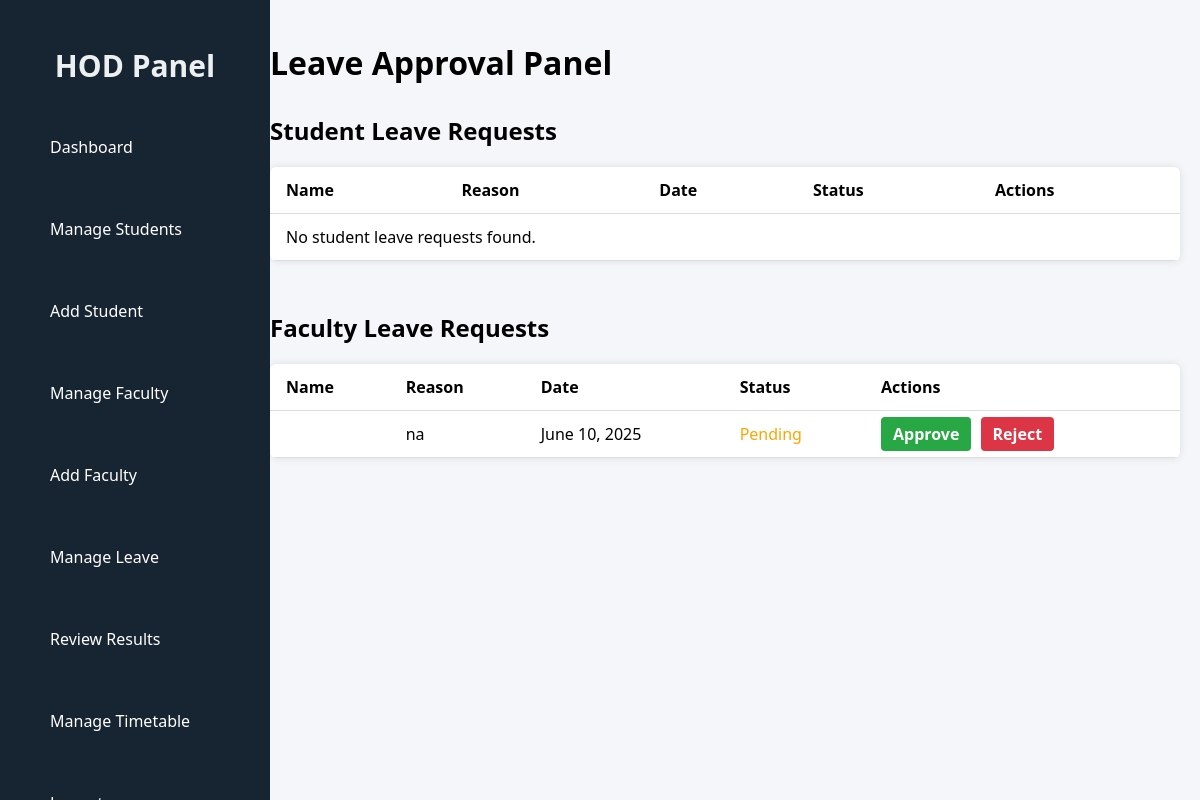
/manage/leave/ (signed in), run on an earlier commit of the app's database.
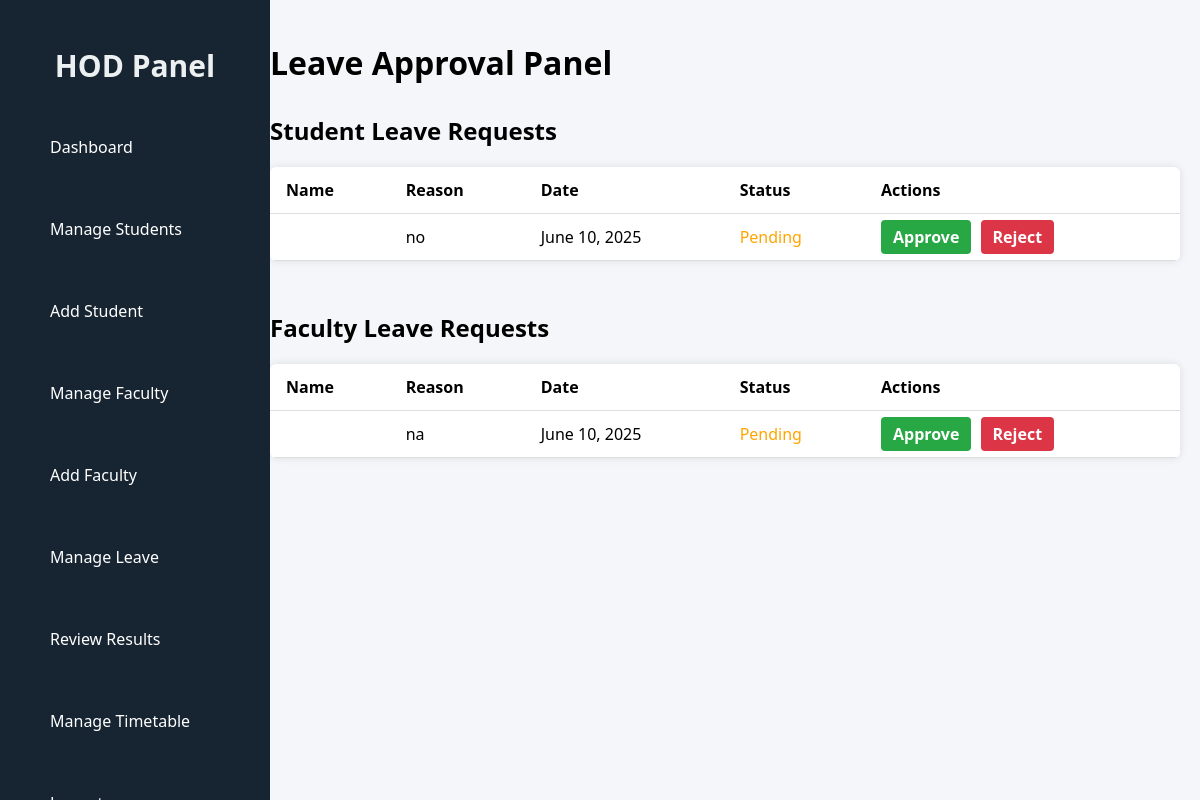
And on a later commit of the database.
### CMS/models.py (models this page shows, shortened)
class LeaveRequest(models.Model):
    USER_TYPE_CHOICES = (
        ('Faculty', 'Faculty'),
        ('Student', 'Student'),
    )
    user = models.ForeignKey('CustomUser', on_delete=models.CASCADE)
    user_type = models.CharField(max_length=10, choices=USER_TYPE_CHOICES)
    reason = models.TextField()
    status = models.CharField(
        max_length=10,
        choices=(('Pending', 'Pending'), ('Approved', 'Approved'), ('Rejected', 'Rejected')),
        default='Pending'
    )
    date = models.DateField(auto_now_add=True)
    start_date = models.DateField(null=True, blank=True)
    end_date = models.DateField(null=True, blank=True)

### CMS/views.py (the view)
# urls.py: path("manage/leave/", views.view_leave, name="view_leave"),
@login_required
def view_leave(request):
    student_leaves = LeaveRequest.objects.all().filter(user_type = "Student").order_by('-date')
    faculty_leaves = LeaveRequest.objects.all().filter(user_type = "Faculty").order_by('-date')
    return render(request, "hod_review_leave.html", {
        "student_leaves": student_leaves,
        "faculty_leaves": faculty_leaves
    })

### CMS/templates/hod_review_leave.html (shortened to what this page needs)
{% load static %}
<!DOCTYPE html>
<html lang="en">
<head>
  <link rel="stylesheet" href="{% static 'css/hod_leave.css' %}">
  <link rel="stylesheet" href="{% static 'css/sidebar.css' %}">
</head>
<body>
<div class="dashboard-container">
  {% include 'hod_sidebar.html' %}
  <div class="main-content">
    <div class="header">
      <h1>Leave Approval Panel</h1>
    </div>
    <div class="leave-section">
      <h2>Student Leave Requests</h2>
      <table>
        <thead>
          <tr>
            <th>Name</th>
            <th>Reason</th>
            <th>Date</th>
            <th>Status</th>
            <th>Actions</th>
          </tr>
        </thead>
        <tbody>
          {% for leave in student_leaves %}
          <tr>
            <td>{{ leave.student_id.admin.username }}</td>
            <td>{{ leave.reason }}</td>
            <td>{{ leave.date }}</td>
            <td class="status-{{ leave.status|lower }}">{{ leave.status }}</td>
            <td>
              {% if leave.status == 'Pending' %}
              <a href="{% url 'approve_leave_student' leave.id 'approve' %}" class="btn approve">Approve</a>
              <a href="{% url 'approve_leave_student' leave.id 'reject' %}" class="btn reject">Reject</a>
              {% else %}-{% endif %}
            </td>
          </tr>
          {% empty %}
          <tr><td colspan="5">No student leave requests found.</td></tr>
          {% endfor %}
        </tbody>
      </table>
    </div>
    <div class="leave-section">
      <h2>Faculty Leave Requests</h2>
      <table>
        <thead>
          <tr>
            <th>Name</th>
            <th>Reason</th>
            <th>Date</th>
            <th>Status</th>
            <th>Actions</th>
          </tr>
        </thead>
        <tbody>
          {% for leave in faculty_leaves %}
          <tr>
            <td>{{ leave.faculty_id.admin.username }}</td>
            <td>{{ leave.reason }}</td>
            <td>{{ leave.date }}</td>
            <td class="status-{{ leave.status|lower }}">{{ leave.status }}</td>
            <td>
              {% if leave.status == 'Pending' %}
              <a href="{% url 'approve_leave_faculty' leave.id 'approve' %}" class="btn approve">Approve</a>
              <a href="{% url 'approve_leave_faculty' leave.id 'reject' %}" class="btn reject">Reject</a>
              {% else %}-{% endif %}
            </td>
          </tr>
          {% empty %}
          <tr><td colspan="5">No faculty leave requests found.</td></tr>
          {% endfor %}
        </tbody>
      </table>
    </div>
  </div>
</div>
</body>
</html>

What changed in the data, as far as the page shows it:
added LeaveRequest: reason "no", date "June 10, 2025", status "Pending", shows "Approve", shown under "Student Leave Requests"
Also different on the page:
text no longer shown: "No student leave requests found."
